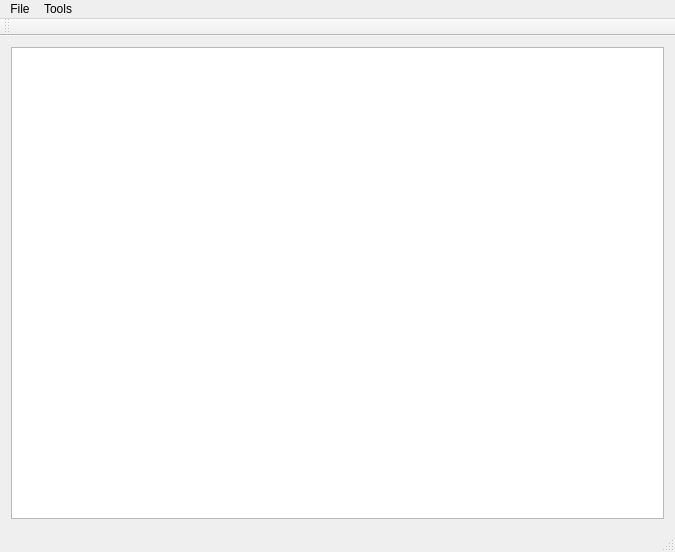
<?xml version="1.0" encoding="UTF-8"?>
<ui version="4.0">
 <class>MainWindow</class>
 <widget class="QMainWindow" name="MainWindow">
  <property name="geometry">
   <rect>
    <x>0</x>
    <y>0</y>
    <width>675</width>
    <height>552</height>
   </rect>
  </property>
  <property name="windowTitle">
   <string>MainWindow</string>
  </property>
  <widget class="QWidget" name="centralWidget">
   <layout class="QGridLayout" name="gridLayout">
    <item row="0" column="0">
     <widget class="QGraphicsView" name="graphicsView"/>
    </item>
   </layout>
  </widget>
  <widget class="QMenuBar" name="menuBar">
   <property name="geometry">
    <rect>
     <x>0</x>
     <y>0</y>
     <width>675</width>
     <height>20</height>
    </rect>
   </property>
   <widget class="QMenu" name="menuFile">
    <property name="title">
     <string>File</string>
    </property>
    <addaction name="actionOpen"/>
    <addaction name="actionQuit"/>
   </widget>
   <widget class="QMenu" name="menuTools">
    <property name="title">
     <string>Tools</string>
    </property>
    <addaction name="actionFilter_1"/>
    <addaction name="actionFilter_2"/>
   </widget>
   <addaction name="menuFile"/>
   <addaction name="menuTools"/>
  </widget>
  <widget class="QToolBar" name="mainToolBar">
   <attribute name="toolBarArea">
    <enum>TopToolBarArea</enum>
   </attribute>
   <attribute name="toolBarBreak">
    <bool>false</bool>
   </attribute>
  </widget>
  <widget class="QStatusBar" name="statusBar"/>
  <action name="actionOpen">
   <property name="text">
    <string>Open</string>
   </property>
  </action>
  <action name="actionQuit">
   <property name="text">
    <string>Quit</string>
   </property>
  </action>
  <action name="actionFilter_1">
   <property name="text">
    <string>Filter 1</string>
   </property>
  </action>
  <action name="actionFilter_2">
   <property name="text">
    <string>Filter 2</string>
   </property>
  </action>
 </widget>
 <layoutdefault spacing="6" margin="11"/>
 <resources/>
 <connections/>
</ui>
